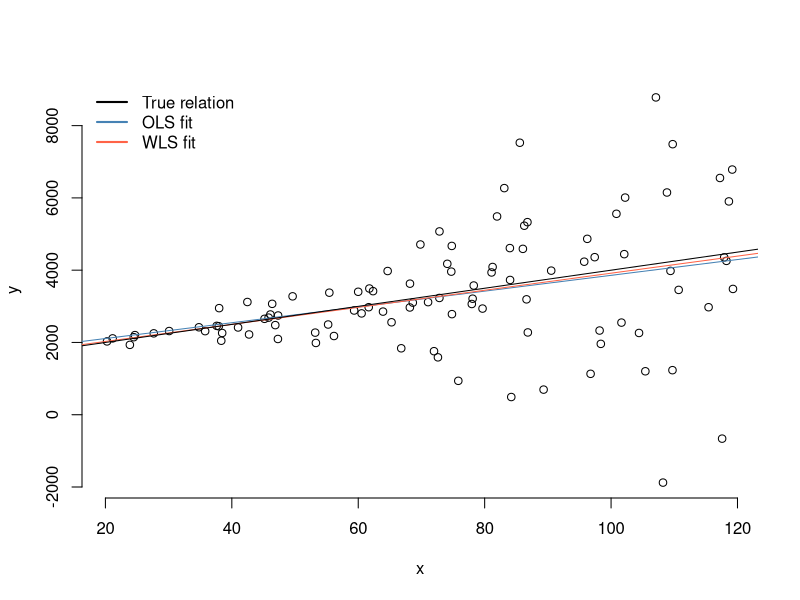
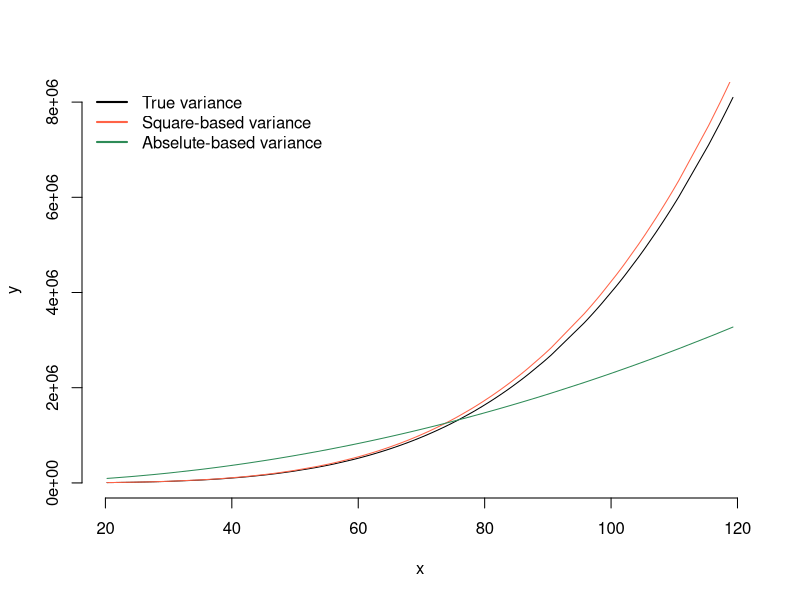
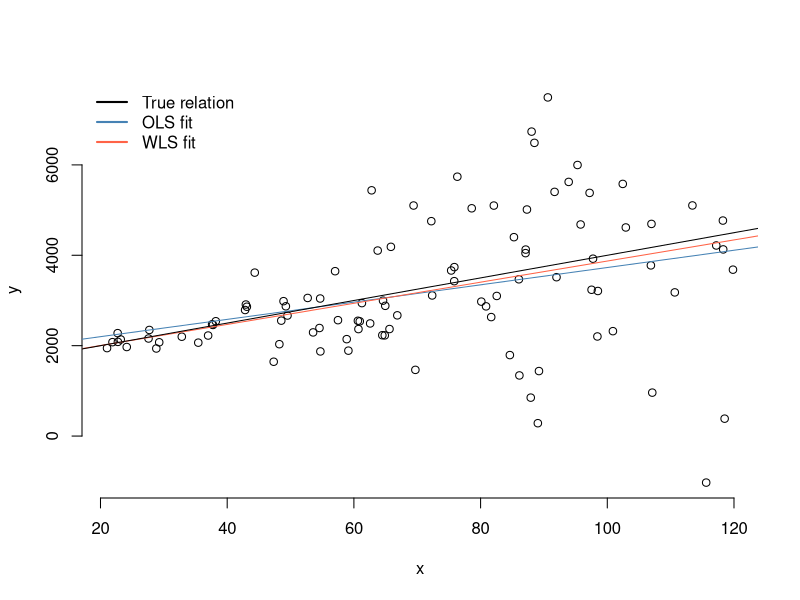
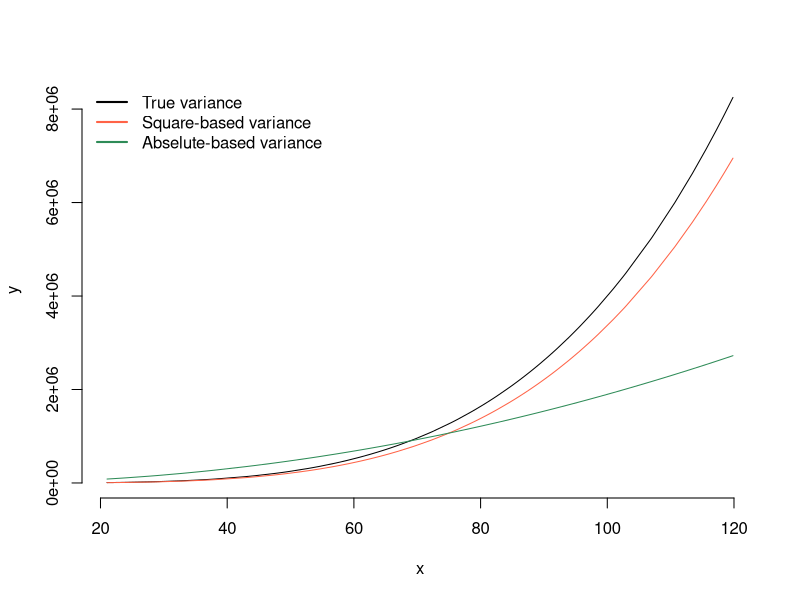

Reproduce these figures in R, in order.
n <- 1E+2
N <- 2 # Run a single simulation. Increase N to run multiple simulations
OLSErrors <- WLSErrors <- c() 
for(i in 1:N){
  x <- runif(n,20,120)  
  y <- numeric(n)
  eps <- rnorm(n)/5
  theta <- c(1500,25) # True parameters
  y <- theta[1] + theta[2]*x+x^2*eps

  # Feature matrix
  X <- cbind(1,x)
  Sigmay <- diag(n) # initial guess of correlation structure
  for(i in 1:5){ 
    thetahat <- solve(t(X)%*%solve(Sigmay)%*%X)%*%(t(X)%*%solve(Sigmay)%*%y) # Estimate parameters using currently assumed correlation structure
    eps <- y - X%*%thetahat # Compute residuals for these parameter estimates
    #Sigmay <- diag(predict(lm(abs(eps) ~ abs(x) -1))^2)
    Sigmay <- diag(predict(lm(I(eps^2) ~ I(x^4) -1)))
  }
  (OLS <- solve(t(X)%*%X)%*%t(X)%*%y)
  (WLS <- thetahat)
  
  file_name <- paste("OLS_WLS_", i, ".png")
  png(file_name)
  plot(y ~ x,frame.plot=FALSE)
  xgrid <- seq(min(x)-100,max(x)+100,len=100)
  Xgrid <- cbind(1,xgrid) #,xgrid^2
  lines(Xgrid%*%OLS ~ xgrid,col='steelblue')
  lines(Xgrid%*%WLS ~ xgrid,col='tomato')
  lines(Xgrid%*%theta[1:2] ~ xgrid,col='black')
  legend("topleft",c("True relation","OLS fit","WLS fit"),col=c("black","steelblue","tomato"),lty=1,bty='n',lwd=2)
  dev.off()

  # Assumed variance estimating the variance from either eps^2 or abs(eps)
  file_name2 <- paste("variance_", i, ".png")
  png(file_name2)
  plot((sort(x)^2/5)^2 ~ sort(x),type='l',xlab="x",ylab="y",frame.plot=FALSE)
  lines(predict(lm(I(eps[order(x)]^2) ~ I(sort(x)^4) -1)) ~ sort(x),col='tomato')
  lines(predict(lm(abs(eps[order(x)]) ~ abs(sort(x)) -1))^2 ~ sort(x),col='seagreen')
  legend("topleft",c("True variance","Square-based variance","Abselute-based variance"),col=c("black","tomato","seagreen"),lty=1,bty='n',lwd=2)
  dev.off()

  OLSErrors <- c(OLSErrors,OLS[2]-theta[2])
  WLSErrors <- c(WLSErrors,WLS[2]-theta[2])
}


sqrt(mean(OLSErrors^2))
sqrt(mean(WLSErrors^2))

mean(abs(OLSErrors))
mean(abs(WLSErrors))
